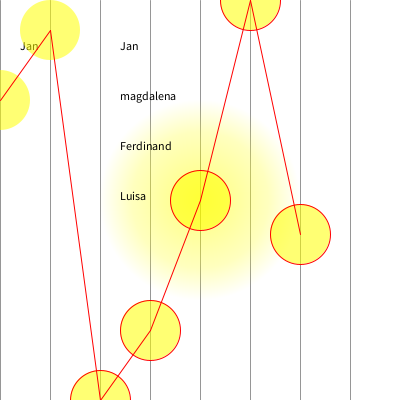
Frame 1 (no input)
Frame 60 (the mouse pressed at the canvas centre just before this capture): identical to frame 1, image omitted
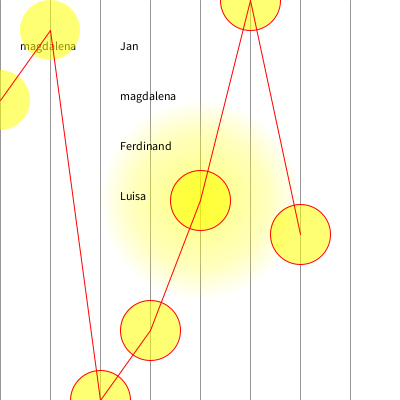
Frame 120 (the mouse held since frame 60 and released just before this capture)

The Processing sketch that drew these frames (run headless with seeded random() and noise(); from frame 60 on, the mouse is pressed at the canvas centre):

// Processing sketch: sketch_140512
// ── sketch_140512.pde

// Array von Namen - mehrere Variablen vom typ String (Text)
// werden das array »names« gespeichert
String[] names = {
  "Jan", "magdalena", "Ferdinand", "Luisa"
};

// Array von Integer Zahlen
int[] zahlen = {
  100, 30, 400, 330, 200, 0, 234
};

void setup() {
  size(400, 400);
}


void draw() {
  background(255);

  // while schleife
  int counter = 0;

  // solange die Bedingung (counter <= width) in der schleife erfüllt ist
  // wird alles zwischen den {} immer wieder aufgeführt
  while (counter <= width) {
    stroke(150);
    line(counter, 0, counter, height);
    // counter wird bei jedem ausführen hochgezählt
    // damit die bedingung der while schleife nach
    // x durchgängen nicht mehr erfüllt ist 
    // -> sonst gibt es eine schwarze Loch im Raum Zeit Kontinuum ;-)
    counter = counter + 50;
  }

  // wenn die bedingung (counter <= width) nicht mehr erfüllt ist
  // geht's hier weiter ... 


  // for schleife
  // ähnlich wie while schleife
  // enthält Definition der Zählervariable: int i = 200
  // die Bedingung die geprüft wird: i > 0
  // den Inkrementor: i = i - 2
  for (int i = 200; i > 0 ; i = i - 2) { // var definiert; bedingung; incrementor
    // alles zwischen den Klammern wir so oft ausgeführt, 
    // bis die bedingung i>0 nicht mehr erfüllt ist
    noStroke();
    fill(255, 200, 0, 2);
    ellipse(width/2, height/2, i, i);
    // nach jedem durchlauf wird der inkrementor i = i - 2 ausgeführt
  }

  fill(0);
  // Zugriff auf ein Element aus dem »names« array
  // durch names[»index des elements«] kann auf die einzelnen names zugegriffen werden
  // gezählt wird ab 0!  0tes, 1tes, 2tes ... element
  text(names[namesNo], 20, 50);

  // for schleife die alle elemente des »names« array schreibt
  // names.length steht für die anzahl an Strings, 
  // die im Array stehen (5 Namen)
  for (int i = 0; i<names.length; i = i + 1) {
    text(names[i], 120, 50 + i * 50);
  } 



  // übung:
  fill(255, 255, 0, 140);
  for (int i = 0; i<zahlen.length; i = i + 1) {
    // für jeden Zahlenwert wird ein Kreis gezeichnet
    ellipse(i * 50, zahlen[i], 60, 60);

    // für jeden Zahlenwert wird zum vorherigen zahlenwert eine
    // line (graph) gezeichnet
    // erster wert (i == 0) wird ausgelassen
    // start erst ab dem 2. (i == 1) Wert
    if (i > 0) {
      int vorgaengerwert = i-1;
      stroke(255, 0, 0);
      line((vorgaengerwert) * 50, zahlen[vorgaengerwert], i*50, zahlen[i]);
    }
  }
}
int namesNo = 0;

// mousePressed eventHandler
// alles was zwsichen {} steht, wird pro mouseClick einmal ausgeführt
// unabhängig von der void draw()
void mousePressed( ) {
  namesNo = namesNo + 1;
  if (namesNo >= names.length) {
    namesNo = 0;
  }
}
